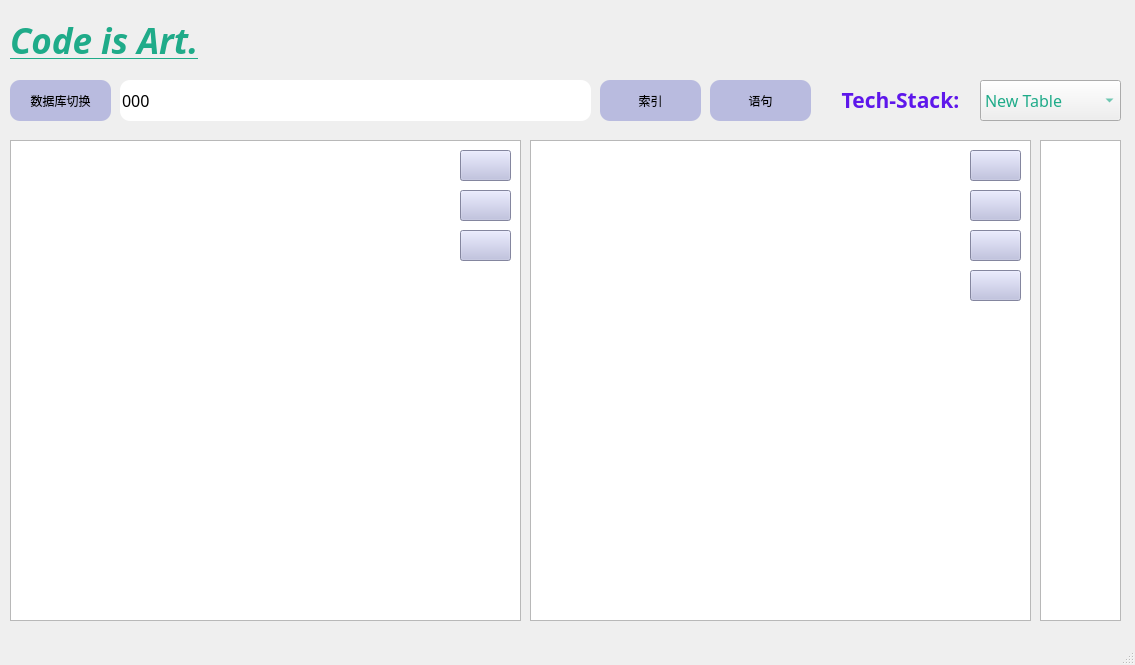
<?xml version="1.0" encoding="UTF-8"?>
<ui version="4.0">
 <class>MainWindow</class>
 <widget class="QMainWindow" name="MainWindow">
  <property name="geometry">
   <rect>
    <x>0</x>
    <y>0</y>
    <width>1135</width>
    <height>665</height>
   </rect>
  </property>
  <property name="windowTitle">
   <string>MainWindow</string>
  </property>
  <widget class="QWidget" name="centralwidget">
   <widget class="QLineEdit" name="search_box">
    <property name="geometry">
     <rect>
      <x>120</x>
      <y>80</y>
      <width>471</width>
      <height>41</height>
     </rect>
    </property>
    <property name="font">
     <font>
      <family>Cascadia Code</family>
      <pointsize>12</pointsize>
     </font>
    </property>
    <property name="whatsThis">
     <string>&lt;html&gt;&lt;head/&gt;&lt;body&gt;&lt;p&gt;&lt;br/&gt;&lt;/p&gt;&lt;/body&gt;&lt;/html&gt;</string>
    </property>
    <property name="styleSheet">
     <string notr="true">border-radius:10px;</string>
    </property>
    <property name="text">
     <string>000</string>
    </property>
   </widget>
   <widget class="QComboBox" name="language_switch">
    <property name="geometry">
     <rect>
      <x>980</x>
      <y>80</y>
      <width>141</width>
      <height>41</height>
     </rect>
    </property>
    <property name="font">
     <font>
      <family>Cascadia Code</family>
      <pointsize>12</pointsize>
     </font>
    </property>
    <property name="cursor">
     <cursorShape>PointingHandCursor</cursorShape>
    </property>
    <property name="styleSheet">
     <string notr="true">color: rgb(31, 171, 137);</string>
    </property>
    <item>
     <property name="text">
      <string>New Table</string>
     </property>
     <property name="icon">
      <iconset theme="document-new"/>
     </property>
    </item>
    <item>
     <property name="text">
      <string>Refresh</string>
     </property>
     <property name="icon">
      <iconset theme="QIcon::ThemeIcon::ViewRefresh"/>
     </property>
    </item>
   </widget>
   <widget class="QLabel" name="language_label">
    <property name="geometry">
     <rect>
      <x>830</x>
      <y>80</y>
      <width>141</width>
      <height>41</height>
     </rect>
    </property>
    <property name="font">
     <font>
      <family>Cascadia Code</family>
      <pointsize>20</pointsize>
      <bold>true</bold>
     </font>
    </property>
    <property name="styleSheet">
     <string notr="true"/>
    </property>
    <property name="text">
     <string>&lt;html&gt;&lt;head/&gt;&lt;body&gt;&lt;p align=&quot;center&quot;&gt;&lt;span style=&quot; font-size:16pt; color:#5e17eb;&quot;&gt;Tech-Stack:&lt;/span&gt;&lt;/p&gt;&lt;/body&gt;&lt;/html&gt;</string>
    </property>
   </widget>
   <widget class="QFrame" name="code_frame">
    <property name="geometry">
     <rect>
      <x>10</x>
      <y>140</y>
      <width>511</width>
      <height>481</height>
     </rect>
    </property>
    <property name="styleSheet">
     <string notr="true"/>
    </property>
    <property name="frameShape">
     <enum>QFrame::Shape::StyledPanel</enum>
    </property>
    <property name="frameShadow">
     <enum>QFrame::Shadow::Raised</enum>
    </property>
    <widget class="QTextEdit" name="code_edit">
     <property name="geometry">
      <rect>
       <x>0</x>
       <y>0</y>
       <width>511</width>
       <height>481</height>
      </rect>
     </property>
     <property name="font">
      <font>
       <family>Cascadia Code</family>
       <pointsize>12</pointsize>
      </font>
     </property>
     <property name="cursor" stdset="0">
      <cursorShape>IBeamCursor</cursorShape>
     </property>
     <property name="tabStopDistance">
      <double>40.000000000000000</double>
     </property>
    </widget>
    <widget class="QPushButton" name="code_copy">
     <property name="geometry">
      <rect>
       <x>450</x>
       <y>10</y>
       <width>51</width>
       <height>31</height>
      </rect>
     </property>
     <property name="font">
      <font>
       <pointsize>12</pointsize>
      </font>
     </property>
     <property name="cursor">
      <cursorShape>PointingHandCursor</cursorShape>
     </property>
     <property name="styleSheet">
      <string notr="true">background-color: rgb(185, 187, 223);
color: rgb(185, 187, 223);</string>
     </property>
     <property name="text">
      <string/>
     </property>
     <property name="icon">
      <iconset theme="QIcon::ThemeIcon::EditCopy"/>
     </property>
    </widget>
    <widget class="QPushButton" name="code_save">
     <property name="geometry">
      <rect>
       <x>450</x>
       <y>50</y>
       <width>51</width>
       <height>31</height>
      </rect>
     </property>
     <property name="font">
      <font>
       <pointsize>12</pointsize>
      </font>
     </property>
     <property name="cursor">
      <cursorShape>PointingHandCursor</cursorShape>
     </property>
     <property name="styleSheet">
      <string notr="true">background-color: rgb(185, 187, 223);</string>
     </property>
     <property name="text">
      <string/>
     </property>
     <property name="icon">
      <iconset theme="QIcon::ThemeIcon::DocumentSave"/>
     </property>
    </widget>
    <widget class="QPushButton" name="code_clear">
     <property name="geometry">
      <rect>
       <x>450</x>
       <y>90</y>
       <width>51</width>
       <height>31</height>
      </rect>
     </property>
     <property name="font">
      <font>
       <pointsize>12</pointsize>
      </font>
     </property>
     <property name="cursor">
      <cursorShape>PointingHandCursor</cursorShape>
     </property>
     <property name="styleSheet">
      <string notr="true">background-color: rgb(185, 187, 223);</string>
     </property>
     <property name="text">
      <string/>
     </property>
     <property name="icon">
      <iconset theme="QIcon::ThemeIcon::EditClear"/>
     </property>
    </widget>
   </widget>
   <widget class="QFrame" name="comment_frame">
    <property name="geometry">
     <rect>
      <x>530</x>
      <y>140</y>
      <width>501</width>
      <height>481</height>
     </rect>
    </property>
    <property name="styleSheet">
     <string notr="true"/>
    </property>
    <property name="frameShape">
     <enum>QFrame::Shape::StyledPanel</enum>
    </property>
    <property name="frameShadow">
     <enum>QFrame::Shadow::Raised</enum>
    </property>
    <widget class="QTextEdit" name="comment_edit">
     <property name="geometry">
      <rect>
       <x>0</x>
       <y>0</y>
       <width>501</width>
       <height>481</height>
      </rect>
     </property>
     <property name="font">
      <font>
       <family>Cascadia Code</family>
       <pointsize>12</pointsize>
       <bold>false</bold>
      </font>
     </property>
     <property name="cursor" stdset="0">
      <cursorShape>IBeamCursor</cursorShape>
     </property>
     <property name="lineWidth">
      <number>1</number>
     </property>
     <property name="tabStopDistance">
      <double>40.000000000000000</double>
     </property>
    </widget>
    <widget class="QPushButton" name="comment_copy">
     <property name="geometry">
      <rect>
       <x>440</x>
       <y>10</y>
       <width>51</width>
       <height>31</height>
      </rect>
     </property>
     <property name="font">
      <font>
       <pointsize>12</pointsize>
      </font>
     </property>
     <property name="cursor">
      <cursorShape>PointingHandCursor</cursorShape>
     </property>
     <property name="styleSheet">
      <string notr="true">background-color: rgb(185, 187, 223);</string>
     </property>
     <property name="text">
      <string/>
     </property>
     <property name="icon">
      <iconset theme="QIcon::ThemeIcon::EditCopy"/>
     </property>
    </widget>
    <widget class="QPushButton" name="comment_save">
     <property name="geometry">
      <rect>
       <x>440</x>
       <y>50</y>
       <width>51</width>
       <height>31</height>
      </rect>
     </property>
     <property name="font">
      <font>
       <pointsize>12</pointsize>
      </font>
     </property>
     <property name="cursor">
      <cursorShape>PointingHandCursor</cursorShape>
     </property>
     <property name="styleSheet">
      <string notr="true">background-color: rgb(185, 187, 223);</string>
     </property>
     <property name="text">
      <string/>
     </property>
     <property name="icon">
      <iconset theme="QIcon::ThemeIcon::DocumentSave"/>
     </property>
    </widget>
    <widget class="QPushButton" name="comment_clear">
     <property name="geometry">
      <rect>
       <x>440</x>
       <y>90</y>
       <width>51</width>
       <height>31</height>
      </rect>
     </property>
     <property name="font">
      <font>
       <pointsize>12</pointsize>
      </font>
     </property>
     <property name="cursor">
      <cursorShape>PointingHandCursor</cursorShape>
     </property>
     <property name="styleSheet">
      <string notr="true">background-color: rgb(185, 187, 223);</string>
     </property>
     <property name="text">
      <string/>
     </property>
     <property name="icon">
      <iconset theme="QIcon::ThemeIcon::EditClear"/>
     </property>
    </widget>
    <widget class="QPushButton" name="save_as">
     <property name="geometry">
      <rect>
       <x>440</x>
       <y>130</y>
       <width>51</width>
       <height>31</height>
      </rect>
     </property>
     <property name="font">
      <font>
       <pointsize>10</pointsize>
      </font>
     </property>
     <property name="cursor">
      <cursorShape>PointingHandCursor</cursorShape>
     </property>
     <property name="styleSheet">
      <string notr="true">background-color: rgb(185, 187, 223);</string>
     </property>
     <property name="text">
      <string/>
     </property>
     <property name="icon">
      <iconset theme="QIcon::ThemeIcon::DocumentSaveAs"/>
     </property>
    </widget>
   </widget>
   <widget class="QPushButton" name="search_button">
    <property name="geometry">
     <rect>
      <x>600</x>
      <y>80</y>
      <width>101</width>
      <height>41</height>
     </rect>
    </property>
    <property name="font">
     <font>
      <pointsize>9</pointsize>
     </font>
    </property>
    <property name="cursor">
     <cursorShape>PointingHandCursor</cursorShape>
    </property>
    <property name="toolTip">
     <string>&lt;html&gt;&lt;head/&gt;&lt;body&gt;&lt;p&gt;搜索&lt;/p&gt;&lt;/body&gt;&lt;/html&gt;</string>
    </property>
    <property name="styleSheet">
     <string notr="true">border-radius:10px;
background-color: rgb(185, 187, 223);
</string>
    </property>
    <property name="text">
     <string>索引</string>
    </property>
    <property name="icon">
     <iconset theme="QIcon::ThemeIcon::SystemSearch"/>
    </property>
   </widget>
   <widget class="QLabel" name="label_logo">
    <property name="geometry">
     <rect>
      <x>10</x>
      <y>10</y>
      <width>261</width>
      <height>61</height>
     </rect>
    </property>
    <property name="font">
     <font>
      <family>Cascadia Code</family>
      <pointsize>12</pointsize>
     </font>
    </property>
    <property name="styleSheet">
     <string notr="true"/>
    </property>
    <property name="text">
     <string>&lt;html&gt;&lt;head/&gt;&lt;body&gt;&lt;p&gt;&lt;span style=&quot; font-size:26pt; font-weight:700; font-style:italic; text-decoration: underline; color:#1fab89;&quot;&gt;Code is Art.&lt;/span&gt;&lt;/p&gt;&lt;/body&gt;&lt;/html&gt;</string>
    </property>
   </widget>
   <widget class="QTextBrowser" name="number_index_browser">
    <property name="geometry">
     <rect>
      <x>1040</x>
      <y>140</y>
      <width>81</width>
      <height>481</height>
     </rect>
    </property>
    <property name="font">
     <font>
      <family>Cascadia Code</family>
      <pointsize>14</pointsize>
     </font>
    </property>
   </widget>
   <widget class="QPushButton" name="change_database_path">
    <property name="geometry">
     <rect>
      <x>10</x>
      <y>80</y>
      <width>101</width>
      <height>41</height>
     </rect>
    </property>
    <property name="font">
     <font>
      <pointsize>9</pointsize>
     </font>
    </property>
    <property name="cursor">
     <cursorShape>PointingHandCursor</cursorShape>
    </property>
    <property name="toolTip">
     <string>&lt;html&gt;&lt;head/&gt;&lt;body&gt;&lt;p&gt;切换数据库位置&lt;/p&gt;&lt;/body&gt;&lt;/html&gt;</string>
    </property>
    <property name="styleSheet">
     <string notr="true">border-radius:10px;
background-color: rgb(185, 187, 223);
</string>
    </property>
    <property name="text">
     <string>数据库切换</string>
    </property>
    <property name="icon">
     <iconset theme="QIcon::ThemeIcon::FolderNew"/>
    </property>
   </widget>
   <widget class="QPushButton" name="search_query_button">
    <property name="geometry">
     <rect>
      <x>710</x>
      <y>80</y>
      <width>101</width>
      <height>41</height>
     </rect>
    </property>
    <property name="font">
     <font>
      <pointsize>9</pointsize>
     </font>
    </property>
    <property name="cursor">
     <cursorShape>PointingHandCursor</cursorShape>
    </property>
    <property name="toolTip">
     <string>&lt;html&gt;&lt;head/&gt;&lt;body&gt;&lt;p&gt;搜索&lt;/p&gt;&lt;/body&gt;&lt;/html&gt;</string>
    </property>
    <property name="styleSheet">
     <string notr="true">border-radius:10px;
background-color: rgb(185, 187, 223);
</string>
    </property>
    <property name="text">
     <string>语句</string>
    </property>
    <property name="icon">
     <iconset theme="QIcon::ThemeIcon::SystemSearch"/>
    </property>
   </widget>
   <zorder>search_box</zorder>
   <zorder>language_switch</zorder>
   <zorder>language_label</zorder>
   <zorder>code_frame</zorder>
   <zorder>label_logo</zorder>
   <zorder>comment_frame</zorder>
   <zorder>number_index_browser</zorder>
   <zorder>search_button</zorder>
   <zorder>change_database_path</zorder>
   <zorder>search_query_button</zorder>
  </widget>
  <widget class="QMenuBar" name="menubar">
   <property name="geometry">
    <rect>
     <x>0</x>
     <y>0</y>
     <width>1135</width>
     <height>20</height>
    </rect>
   </property>
  </widget>
  <widget class="QStatusBar" name="statusbar"/>
 </widget>
 <resources/>
 <connections>
  <connection>
   <sender>search_box</sender>
   <signal>returnPressed()</signal>
   <receiver>search_button</receiver>
   <slot>click()</slot>
   <hints>
    <hint type="sourcelabel">
     <x>436</x>
     <y>116</y>
    </hint>
    <hint type="destinationlabel">
     <x>697</x>
     <y>108</y>
    </hint>
   </hints>
  </connection>
 </connections>
</ui>
